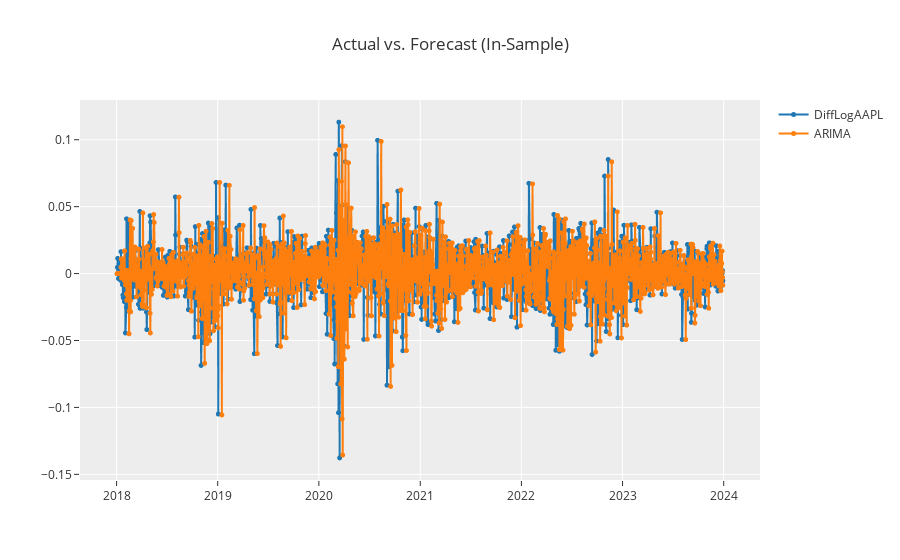

Notebook cell for this chart:
### Code cell
exp1.plot_model(final_model  , plot='insample')

### Figure 1 — Plotly figure (JSON) as saved in the notebook; plotly's stock layout.template omitted (floating-point values rounded to 4 significant figures; data arrays with more than 128 entries replaced by an {"elided": "..."} marker saying what was removed)
{"data": [{"line": {"color": "rgb(31, 119, 180)", "width": 2}, "marker": {"color": "rgb(31, 119, 180)", "size": 5}, "mode": "lines+markers", "name": "DiffLogAAPL", "type": "scattergl", "x": {"elided": "1563 str values"}, "xaxis": "x", "y": {"elided": "1563 float values"}, "yaxis": "y"}, {"line": {"color": "rgb(255, 127, 14)", "width": 2}, "marker": {"color": "rgb(255, 127, 14)", "size": 5}, "mode": "lines+markers", "name": "ARIMA", "type": "scattergl", "x": {"elided": "1563 str values"}, "xaxis": "x", "y": {"elided": "1563 float values"}, "yaxis": "y"}], "layout": {"showlegend": true, "title": {"text": "Actual vs. Forecast (In-Sample)"}, "xaxis": {"anchor": "y", "domain": [0, 1]}, "yaxis": {"anchor": "x", "domain": [0, 1]}}}
